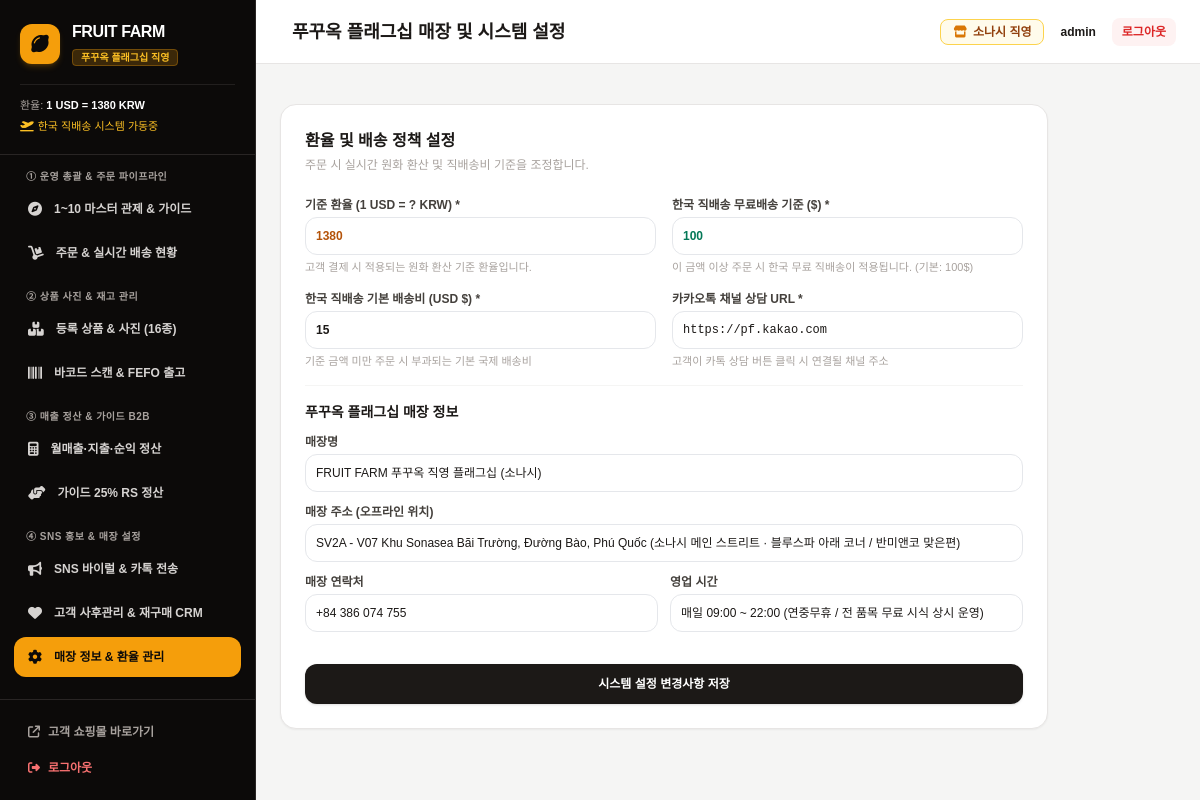
Screenshot of /admin/settings (signed in) with the database file from the repository.
### tables this page shows
CREATE TABLE settings (
        key TEXT PRIMARY KEY,
        value TEXT
    );

### app.py (the view, shortened to what this page needs)
@app.route('/admin/settings', methods=['GET', 'POST'])
@login_required
def admin_settings():
    conn = get_db()
    cursor = conn.cursor()
    cursor.execute("SELECT key, value FROM settings")
    settings_dict = {row['key']: row['value'] for row in cursor.fetchall()}
    conn.close()
    return render_template('admin/settings.html', settings_dict=settings_dict)

### app.py (called while the page is built)
def login_required(f):
    @wraps(f)
    def decorated_function(*args, **kwargs):
        if not session.get('admin_logged_in'):
            return redirect(url_for('admin_login', next=request.url))
        return f(*args, **kwargs)
    return decorated_function

@app.before_request
def enforce_admin_security():
    if request.is_secure or request.headers.get('X-Forwarded-Proto') == 'https':
        app.config['SESSION_COOKIE_SECURE'] = True
    else:
        app.config['SESSION_COOKIE_SECURE'] = False
    path = request.path
    if path.startswith('/admin') or path.startswith('/api/admin'):
        if path == '/admin/login':
            return None
        if not session.get('admin_logged_in'):
            if path.startswith('/api/admin'):
                return jsonify({'success': False, 'message': '관리자 인증이 필요합니다.'}), 401
            flash('보안 안내: 관리자 권한으로 로그인 후 이용하실 수 있습니다.', 'warning')
            return redirect(url_for('admin_login', next=request.url))

@app.after_request
def set_security_headers(response):
    response.headers['X-Frame-Options'] = 'SAMEORIGIN'
    response.headers['X-Content-Type-Options'] = 'nosniff'
    response.headers['Referrer-Policy'] = 'strict-origin-when-cross-origin'
    response.headers['Permissions-Policy'] = 'camera=(), microphone=(), geolocation=()'
    return response

@app.context_processor
def inject_settings():
    conn = get_db()
    cursor = conn.cursor()
    cursor.execute("SELECT key, value FROM settings")
    settings_dict = {row['key']: row['value'] for row in cursor.fetchall()}
    conn.close()
    return dict(settings=settings_dict)

### database.py (called while the page is built)
def get_db():
    conn = sqlite3.connect(DB_PATH)
    conn.row_factory = sqlite3.Row
    return conn

### templates/admin/settings.html
{% extends "admin/base_admin.html" %}
{% block page_title %}푸꾸옥 플래그십 매장 및 시스템 설정{% endblock %}
{% block admin_content %}
<div class="max-w-3xl space-y-6">
    <div class="bg-white p-6 rounded-2xl border border-stone-200 shadow-sm">
        <h3 class="text-base font-bold text-stone-900 mb-1">환율 및 배송 정책 설정</h3>
        <p class="text-xs text-stone-400 mb-6">주문 시 실시간 원화 환산 및 직배송비 기준을 조정합니다.</p>
        <form method="POST" action="{{ url_for('admin_settings') }}" class="space-y-4 text-xs">
            <div class="grid grid-cols-1 sm:grid-cols-2 gap-4">
                <div>
                    <label class="block font-bold text-stone-700 mb-1">기준 환율 (1 USD = ? KRW) *</label>
                    <input type="number" name="usd_krw_rate" value="{{ settings_dict.get('usd_krw_rate', '1380') }}" required class="w-full p-2.5 border rounded-xl font-bold text-amber-700">
                    <p class="text-[11px] text-stone-400 mt-1">고객 결제 시 적용되는 원화 환산 기준 환율입니다.</p>
                </div>
                <div>
                    <label class="block font-bold text-stone-700 mb-1">한국 직배송 무료배송 기준 ($) *</label>
                    <input type="number" name="korea_shipping_free_threshold_usd" value="{{ settings_dict.get('korea_shipping_free_threshold_usd', '100') }}" required class="w-full p-2.5 border rounded-xl font-bold text-emerald-700">
                    <p class="text-[11px] text-stone-400 mt-1">이 금액 이상 주문 시 한국 무료 직배송이 적용됩니다. (기본: 100$)</p>
                </div>
            </div>
            <div class="grid grid-cols-1 sm:grid-cols-2 gap-4">
                <div>
                    <label class="block font-bold text-stone-700 mb-1">한국 직배송 기본 배송비 (USD $) *</label>
                    <input type="number" name="korea_shipping_fee_usd" value="{{ settings_dict.get('korea_shipping_fee_usd', '15') }}" required class="w-full p-2.5 border rounded-xl font-bold">
                    <p class="text-[11px] text-stone-400 mt-1">기준 금액 미만 주문 시 부과되는 기본 국제 배송비</p>
                </div>
                <div>
                    <label class="block font-bold text-stone-700 mb-1">카카오톡 채널 상담 URL *</label>
                    <input type="text" name="kakao_channel_url" value="{{ settings_dict.get('kakao_channel_url', 'https://pf.kakao.com') }}" required class="w-full p-2.5 border rounded-xl font-mono">
                    <p class="text-[11px] text-stone-400 mt-1">고객이 카톡 상담 버튼 클릭 시 연결될 채널 주소</p>
                </div>
            </div>
            <div class="pt-4 border-t border-stone-100">
                <h4 class="font-bold text-sm text-stone-900 mb-3">푸꾸옥 플래그십 매장 정보</h4>
                <div class="space-y-3">
                    <div>
                        <label class="block font-bold text-stone-700 mb-1">매장명</label>
                        <input type="text" name="store_branch_name" value="{{ settings_dict.get('store_branch_name', 'FRUIT FARM 푸꾸옥 플래그십') }}" class="w-full p-2.5 border rounded-xl">
                    </div>
                    <div>
                        <label class="block font-bold text-stone-700 mb-1">매장 주소 (오프라인 위치)</label>
                        <input type="text" name="store_address" value="{{ settings_dict.get('store_address', '베트남 푸꾸옥 즈엉동 야시장 인근 FRUIT FARM 푸꾸옥 플래그십 (Phu Quoc)') }}" class="w-full p-2.5 border rounded-xl">
                    </div>
                    <div class="grid grid-cols-1 sm:grid-cols-2 gap-3">
                        <div>
                            <label class="block font-bold text-stone-700 mb-1">매장 연락처</label>
                            <input type="text" name="store_phone" value="{{ settings_dict.get('store_phone', '+84 90 123 4567') }}" class="w-full p-2.5 border rounded-xl">
                        </div>
                        <div>
                            <label class="block font-bold text-stone-700 mb-1">영업 시간</label>
                            <input type="text" name="business_hours" value="{{ settings_dict.get('business_hours', '매일 09:00 ~ 22:00 (연중무휴, 무료 시식 상시 운영)') }}" class="w-full p-2.5 border rounded-xl">
                        </div>
                    </div>
                </div>
            </div>
            <div class="pt-4">
                <button type="submit" class="w-full py-3 bg-stone-900 hover:bg-black text-white font-bold rounded-xl shadow transition">
                    시스템 설정 변경사항 저장
                </button>
            </div>
        </form>
    </div>
</div>
{% endblock %}

### templates/admin/base_admin.html (shortened to what this page needs)
<!DOCTYPE html>
<html lang="ko">
<head>
    <script src="https://cdn.tailwindcss.com"></script>
    <link rel="stylesheet" href="https://cdnjs.cloudflare.com/ajax/libs/font-awesome/6.4.0/css/all.min.css">
    <link rel="stylesheet" as="style" crossorigin href="https://cdn.jsdelivr.net/gh/orioncactus/pretendard@v1.3.9/dist/web/static/pretendard.min.css" />
</head>
<body class="bg-stone-100 text-stone-900 antialiased min-h-screen flex flex-col md:flex-row">
    <aside class="w-64 bg-stone-950 text-stone-300 flex flex-col justify-between hidden md:flex flex-shrink-0 border-r border-stone-800">
        <div>
            <div class="p-5 border-b border-stone-800">
                <div class="flex items-center space-x-3">
                    <div class="w-10 h-10 rounded-xl bg-amber-500 flex items-center justify-center text-stone-950 text-xl font-black shadow-md shadow-amber-500/20">
                        <i class="fa-solid fa-lemon"></i>
                    </div>
                    <div>
                        <h2 class="text-white font-black text-base tracking-tight">FRUIT FARM</h2>
                        <span class="text-[10px] bg-amber-500/20 text-amber-400 font-bold px-2 py-0.5 rounded border border-amber-500/30">
                            푸꾸옥 플래그십 직영
                        </span>
                    </div>
                </div>
                <div class="mt-4 pt-3 border-t border-stone-800/80 text-[11px] text-stone-400 space-y-1">
                    <div>환율: <strong class="text-white">1 USD = {{ settings.get('usd_krw_rate', 1380) }} KRW</strong></div>
                    <div class="text-amber-400 font-medium"><i class="fa-solid fa-plane-departure mr-1"></i>한국 직배송 시스템 가동중</div>
                </div>
            </div>
            <nav class="p-3.5 space-y-4 text-xs font-semibold overflow-y-auto max-h-[calc(100vh-190px)]">
                <div class="space-y-1">
                    <span class="px-3 text-[10px] uppercase tracking-wider font-bold text-stone-400 block">① 운영 총괄 & 주문 파이프라인</span>
                    <a href="{{ url_for('admin_operations') }}" class="flex items-center space-x-3 px-3.5 py-2.5 rounded-xl transition hover:bg-stone-800 hover:text-white ">
                        <i class="fa-solid fa-compass text-sm"></i>
                        <span>1~10 마스터 관제 & 가이드</span>
                    </a>
                    <a href="{{ url_for('admin_orders') }}" class="flex items-center space-x-3 px-3.5 py-2.5 rounded-xl transition hover:bg-stone-800 hover:text-white ">
                        <i class="fa-solid fa-dolly text-sm"></i>
                        <span>주문 & 실시간 배송 현황</span>
                    </a>
                </div>
                <div class="space-y-1">
                    <span class="px-3 text-[10px] uppercase tracking-wider font-bold text-stone-400 block">② 상품 사진 & 재고 관리</span>
                    <a href="{{ url_for('admin_products') }}" class="flex items-center space-x-3 px-3.5 py-2.5 rounded-xl transition hover:bg-stone-800 hover:text-white ">
                        <i class="fa-solid fa-boxes-stacked text-sm"></i>
                        <span>등록 상품 & 사진 (16종)</span>
                    </a>
                    <a href="{{ url_for('admin_inventory_scan') }}" class="flex items-center space-x-3 px-3.5 py-2.5 rounded-xl transition hover:bg-stone-800 hover:text-white ">
                        <i class="fa-solid fa-barcode text-sm"></i>
                        <span>바코드 스캔 & FEFO 출고</span>
                    </a>
                </div>
                <div class="space-y-1">
                    <span class="px-3 text-[10px] uppercase tracking-wider font-bold text-stone-400 block">③ 매출 정산 & 가이드 B2B</span>
                    <a href="{{ url_for('admin_sales') }}" class="flex items-center space-x-3 px-3.5 py-2.5 rounded-xl transition hover:bg-stone-800 hover:text-white ">
                        <i class="fa-solid fa-calculator text-sm"></i>
                        <span>월매출·지출·순익 정산</span>
                    </a>
                    <a href="{{ url_for('admin_guides') }}" class="flex items-center space-x-3 px-3.5 py-2.5 rounded-xl transition hover:bg-stone-800 hover:text-white ">
                        <i class="fa-solid fa-handshake-angle text-sm"></i>
                        <span>가이드 25% RS 정산</span>
                    </a>
                </div>
                <div class="space-y-1">
                    <span class="px-3 text-[10px] uppercase tracking-wider font-bold text-stone-400 block">④ SNS 홍보 & 매장 설정</span>
                    <a href="{{ url_for('admin_marketing') }}" class="flex items-center space-x-3 px-3.5 py-2.5 rounded-xl transition hover:bg-stone-800 hover:text-white ">
                        <i class="fa-solid fa-bullhorn text-sm"></i>
                        <span>SNS 바이럴 & 카톡 전송</span>
                    </a>
                    <a href="{{ url_for('admin_crm') }}" class="flex items-center space-x-3 px-3.5 py-2.5 rounded-xl transition hover:bg-stone-800 hover:text-white ">
                        <i class="fa-solid fa-heart text-sm"></i>
                        <span>고객 사후관리 & 재구매 CRM</span>
                    </a>
                    <a href="{{ url_for('admin_settings') }}" class="flex items-center space-x-3 px-3.5 py-2.5 rounded-xl transition hover:bg-stone-800 hover:text-white {% if request.path == '/admin/settings' %}bg-amber-500 text-stone-950 font-black shadow-sm{% endif %}">
                        <i class="fa-solid fa-gear text-sm"></i>
                        <span>매장 정보 & 환율 관리</span>
                    </a>
                </div>
            </nav>
        </div>
        <div class="p-4 border-t border-stone-800 space-y-1 text-xs">
            <a href="{{ url_for('index') }}" target="_blank" class="flex items-center space-x-2 text-stone-400 hover:text-amber-400 px-3 py-2 rounded-lg transition font-bold">
                <i class="fa-solid fa-arrow-up-right-from-square"></i>
                <span>고객 쇼핑몰 바로가기</span>
            </a>
            <a href="{{ url_for('admin_logout') }}" class="flex items-center space-x-2 text-red-400 hover:text-red-300 px-3 py-2 rounded-lg transition font-bold">
                <i class="fa-solid fa-right-from-bracket"></i>
                <span>로그아웃</span>
            </a>
        </div>
    </aside>
    <div class="flex-grow flex flex-col min-w-0">
        <header class="bg-white border-b border-stone-200 h-16 flex items-center justify-between px-3 sm:px-6 sticky top-0 z-30">
            <div class="flex items-center space-x-2 sm:space-x-3 min-w-0">
                <div class="font-black text-stone-900 text-sm sm:text-base md:text-lg truncate [word-break:keep-all]">
                    {% block page_title %}관리 시스템{% endblock %}
                </div>
            </div>
            <div class="flex items-center space-x-2 sm:space-x-4 text-xs font-bold flex-shrink-0">
                <span class="hidden sm:inline-flex bg-amber-50 text-amber-800 px-3 py-1 rounded-lg border border-amber-300 items-center gap-1.5">
                    <i class="fa-solid fa-store text-amber-600"></i>
                    <span>소나시 직영</span>
                </span>
                <span class="text-stone-500 text-[11px] sm:text-xs">
                    <strong class="text-stone-900">{{ session.get('admin_user', 'admin') }}</strong>
                </span>
                <a href="{{ url_for('admin_logout') }}" class="text-red-600 hover:text-red-700 bg-red-50 hover:bg-red-100 px-2.5 py-1.5 rounded-lg transition text-xs font-bold">
                    로그아웃
                </a>
            </div>
        </header>
        <div class="px-3 sm:px-6 pt-4">
        </div>
        <main class="p-3 sm:p-6 flex-grow">
            {% block admin_content %}{% endblock %}
        </main>
    </div>
</body>
</html>

### templates/admin/base_admin.html (style rules this page uses)
body { font-family: 'Pretendard', sans-serif; -webkit-tap-highlight-color: transparent; }
:root { --brand-black: #111827; --brand-mango: #F59E0B; --brand-mango-dark: #D97706; --brand-red: #EF4444; --brand-white: #FFFFFF; }

### rows the page displays
settings: get "1380", usd_krw_rate "1380"
settings: korea_shipping_free_threshold_usd "100"
settings: korea_shipping_fee_usd "15"
settings: kakao_channel_url "https://pf.kakao.com"
settings: store_branch_name "FRUIT FARM 푸꾸옥 직영 플래그십 (소나시)"
settings: store_address "SV2A - V07 Khu Sonasea Bãi Trường, Đường Bào, Phú Quốc (소나시 메인 스트리트 · 블루스파 아래 코너 / 반미앤코 맞은편)"
settings: store_phone "+84 386 074 755"
settings: business_hours "매일 09:00 ~ 22:00 (연중무휴 / 전 품목 무료 시식 상시 운영)"

### other values shown
{{ session.get('admin_user', 'admin') }} "admin"
